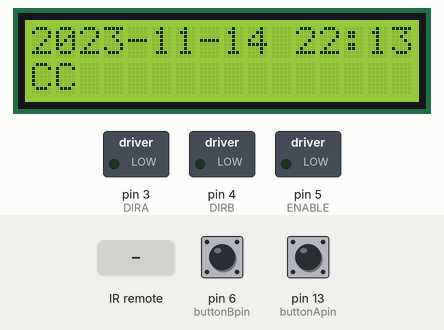
Recording of a sketch running on a simulated Arduino Uno, built with avr-gcc and run on an emulated ATmega328P. On the bench: 16×2 character LCD, switched loads named in the sketch (green lamp = pin HIGH). The test bench sets the inputs (shaded band); at power-on: pin 13 (buttonApin) HIGH, pin 6 (buttonBpin) HIGH. The local clock reads 2024-03-15 10:24:30 at power-on unless the sketch sets it; what the sketch prints to the serial monitor is not drawn.

Above: at 1.39 s.
1.4 s: pin 13 (buttonApin) pulled LOW for 3.2 s
At 2.4 s:
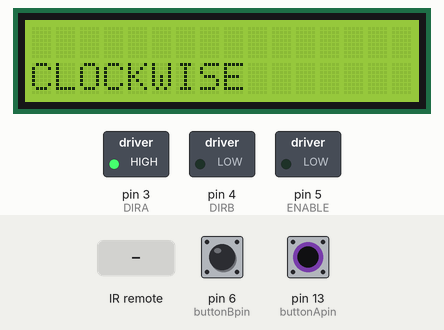
6.1 s: pin 6 (buttonBpin) pulled LOW for 0.3 s
At 6.6 s:
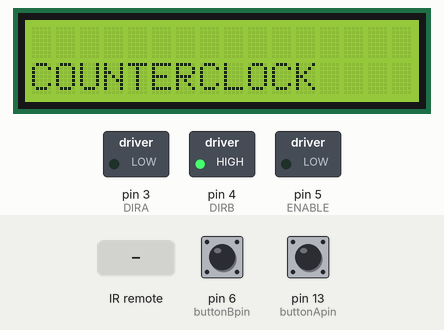
9.0 s: infrared code 0xFFA25D received
At 9.5 s:
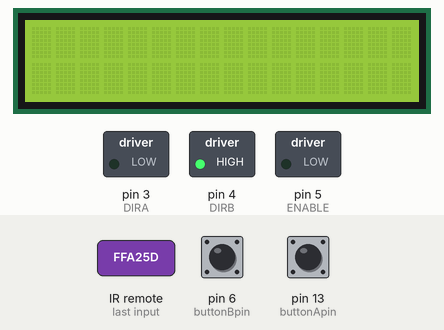
10.6 s: pin 13 (buttonApin) pulled LOW for 0.3 s
At 11.87 s:
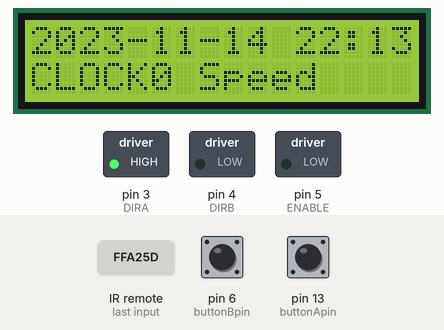
13.9 s: infrared code 0xFFE21D received
At 14.5 s:
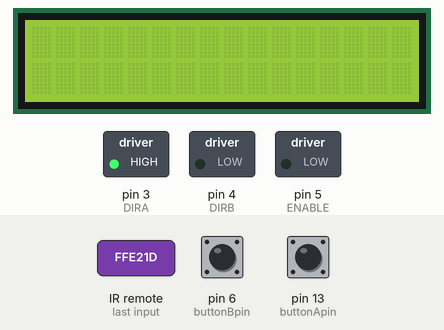
15.6 s: pin 6 (buttonBpin) pulled LOW for 1 s
At 16.87 s:
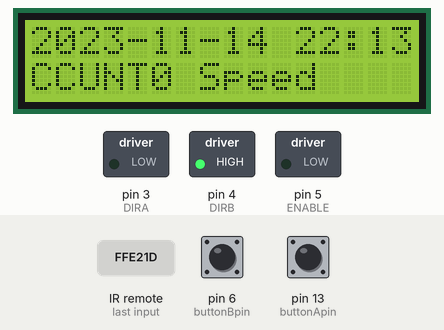
Timing chart, 0 to 18.6 s (numbered marks = the images above; inputs shaded):
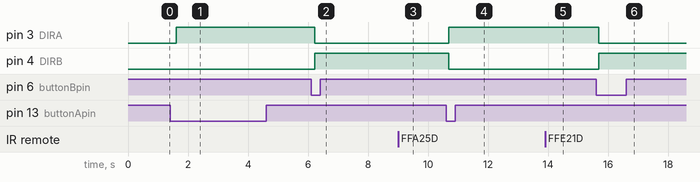

Measured:
- after the input at 1.4 s, pin 3 (DIRA): LOW → HIGH after 0.21 s; the display: first differs from a run without the input after 0.21 s (image 1)
- after the input at 6.1 s, pin 3 (DIRA): HIGH → LOW after 0.13 s; pin 4 (DIRB): LOW → HIGH after 0.13 s; the display: changes after 0.13 s (image 2)
- after the input at 9.0 s, the display: changes after 0.11 s (image 3)
- after the input at 10.6 s, pin 3 (DIRA): LOW → HIGH after 0.09 s; pin 4 (DIRB): HIGH → LOW after 0.09 s; the display: first changes after 0.09 s (image 4 shows a later state)
- after the input at 13.9 s, the display: first differs from a run without the input after 0.21 s (image 5)
- after the input at 15.6 s, pin 3 (DIRA): HIGH → LOW after 0.09 s; pin 4 (DIRB): LOW → HIGH after 0.09 s; the display: first changes after 0.09 s (image 6 shows a later state)
- what the display in image 1 shows lasts 1.0 s, from 1.6 s to 2.6 s

The sketch:

LAB3.ino
```cpp
#define ENABLE 5
#define DIRA 3
#define DIRB 4


#include <LiquidCrystal.h>
#include <Wire.h>
#include <DS3231.h>
#include "IRremote.h"

DS3231 clock;
RTCDateTime dt;
int receiver = 2; // Signal Pin of IR receiver to Arduino Digital Pin 11
/*-----( Declare objects )-----*/
IRrecv irrecv(receiver);     // create instance of 'irrecv'
decode_results results;      // create instance of 'decode_results'

int buttonApin = 13;
int buttonBpin = 6;

byte leds = 0;
LiquidCrystal lcd(7,8,9,10,11,12);//LCD Interface Pins

 int i;
void setup() {
  //---set pin direction
  //Button Digital Inputs Setup
    //pinMode(ledPin, OUTPUT);
  pinMode(buttonApin, INPUT_PULLUP);
  pinMode(buttonBpin, INPUT_PULLUP);
  //DC Motor Setup
  pinMode(ENABLE,OUTPUT);
  pinMode(DIRA,OUTPUT);
  pinMode(DIRB,OUTPUT);
  Serial.begin(9600);
  //RTC Setup
   Serial.println("Initialize RTC module");
  // Initialize DS3231
  clock.begin();
  // Send sketch compiling time to Arduino
  clock.setDateTime(__DATE__, __TIME__);
  //IR Setup
  Serial.println("IR Receiver Button Decode");
  irrecv.enableIRIn(); // Start the receiver
  // set up the LCD's number of columns and rows:


}


void translateIR() // takes action based on IR code received

// describing Remote IR codes

{

  switch(results.value)

  {
  case 0xFFA25D: Serial.println("POWER"); break;
  case 0xFFE21D: Serial.println("FUNC/STOP"); break;
  case 0xFF629D: Serial.println("VOL+"); break;
  case 0xFF22DD: Serial.println("FAST BACK");    break;
  case 0xFF02FD: Serial.println("PAUSE");    break;
  case 0xFFC23D: Serial.println("FAST FORWARD");   break;
  case 0xFFE01F: Serial.println("DOWN");    break;
  case 0xFFA857: Serial.println("VOL-");    break;
  case 0xFF906F: Serial.println("UP");    break;
  case 0xFF9867: Serial.println("EQ");    break;
  case 0xFFB04F: Serial.println("ST/REPT");    break;
  case 0xFF6897: Serial.println("0"); digitalWrite(ENABLE,LOW);   break;
  case 0xFF30CF: Serial.println("1");  analogWrite(ENABLE,80); lcd.setCursor(0,1) ;
  lcd.print("1/4 Speed"); break;
  case 0xFF18E7: Serial.println("2");  analogWrite(ENABLE,128);
  lcd.setCursor(0,1) ;
  lcd.print("1/2 Speed");  break;
  case 0xFF7A85: Serial.println("3");  analogWrite(ENABLE,180);
  lcd.setCursor(0,1) ;
  lcd.print("3/4 Speed");  break;
  case 0xFF10EF: Serial.println("4"); analogWrite(ENABLE,255);  lcd.setCursor(0,1) ;
  lcd.print("Full Speed"); break;
  case 0xFF38C7: Serial.println("5"); digitalWrite(ENABLE,HIGH);  lcd.setCursor(0,1) ;
  lcd.print("HIGH SPEED");   break;
  case 0xFF5AA5: Serial.println("6");    break;
  case 0xFF42BD: Serial.println("7");    break;
  case 0xFF4AB5: Serial.println("8");    break;
  case 0xFF52AD: Serial.println("9");    break;
  case 0xFFFFFFFF: Serial.println(" REPEAT");break;

  default:
    Serial.println(" other button   ");

  }// End Case

  delay(500); // Do not get immediate repeat


} //END translateIR


  void updateDisplay() {
   lcd.setCursor(0,0);
   lcd.print(dt.year);   lcd.print("-");
 lcd.print(dt.month);  lcd.print("-");
  lcd.print(dt.day);    lcd.print(" ");
  lcd.print(dt.hour);   lcd.print(":");
  lcd.print(dt.minute); lcd.print(":");
  lcd.print(dt.second); lcd.println("");
  if(digitalRead(DIRA) == HIGH )
  {
    lcd.setCursor(0,1);
    lcd.print("C");
    delay(100);
  }
  if(digitalRead(DIRA) == LOW )
  {
    lcd.setCursor(0,1);
    lcd.print("CC");
    delay(100);
  }
  if(results.value == 0xFF6897)
  {
    lcd.setCursor(5,1);
    lcd.print("0 SPEED");
    delay(100);
    }
    if(results.value == 0xFF30CF)
  {
    lcd.setCursor(5,1);

    lcd.print("1/4 SPEED");
    delay(100);
    }
     if(results.value == 0xFF18E7)
  {
    lcd.setCursor(5,1);

    lcd.print("1/2 SPEED");
    delay(100);
    }
   if(results.value == 0xFF7A85)
  {
    lcd.setCursor(5,1);

    lcd.print("3/4 SPEED");
    delay(100);
    }
   if(results.value == 0xFF10EF)
  {
    lcd.setCursor(5,1);

    lcd.print("FULL SPEED");
    delay(100);
    }

     if(digitalRead(ENABLE) == LOW)
  {
    lcd.setCursor(5,1);

    lcd.print("0 Speed");
    delay(100);
    }
  }


void loop() {
   updateDisplay();
   dt = clock.getDateTime();
   lcd.begin(16,2);
   lcd.setCursor(2,0) ;

  if (digitalRead(buttonApin) == LOW)
  {
   // digitalWrite(ledPin, HIGH);
    Serial.println("BUTTON LOW");
    digitalWrite(DIRA,HIGH); //one way
    digitalWrite(DIRB,LOW);
    lcd.setCursor(0,1) ;
    lcd.print("CLOCKWISE");
    delay(1000);


  }
  if (digitalRead(buttonBpin) == LOW)
  {
  //  digitalWrite(ledPin, LOW);
    Serial.println("BUTTON HIGH");
    digitalWrite(DIRA,LOW);  //reverse
    digitalWrite(DIRB,HIGH);
    lcd.setCursor(0,1) ;
    lcd.print("COUNTERCLOCK");
    delay(1000);
  }

  if (irrecv.decode(&results)) // have we received an IR signal?

  {
    translateIR();
    irrecv.resume(); // receive the next value
  }

}
```
